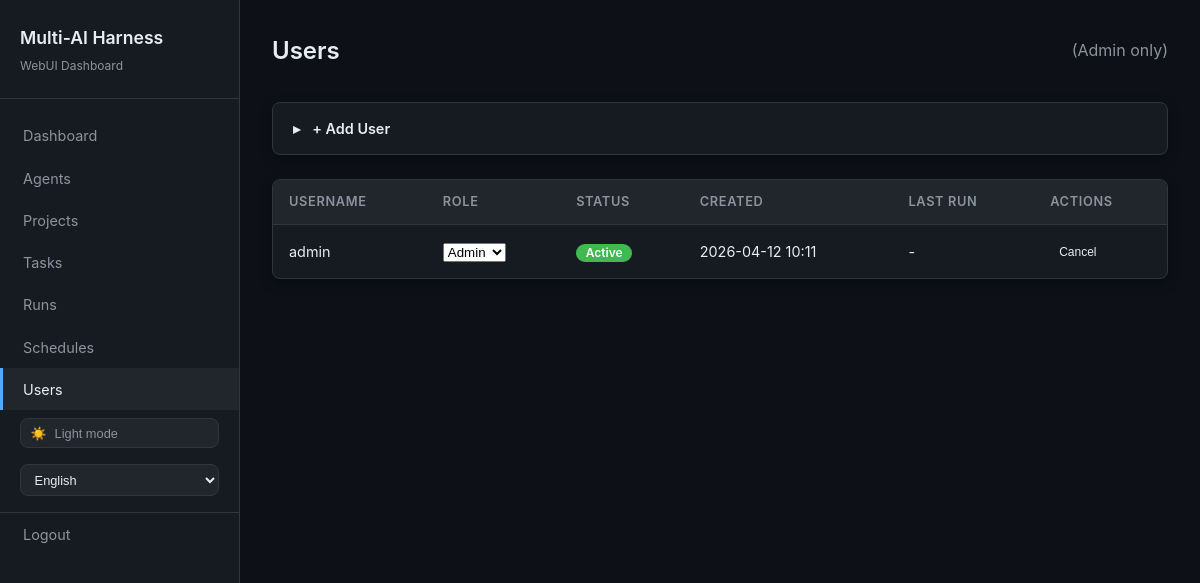
The app's page /users (signed in) with its own data.
### webui/app/models.py (models this page shows)
class User(Base):
    __tablename__ = "users"
    id = Column(Integer, primary_key=True, index=True, autoincrement=True)
    username = Column(String(100), nullable=False, unique=True)
    password_hash = Column(String(255), nullable=False)
    role = Column(String(50), nullable=False, default="viewer")  # admin / editor / viewer
    is_active = Column(Boolean, nullable=False, default=True)
    created_at = Column(DateTime, nullable=False, default=datetime.utcnow)
    last_login_at = Column(DateTime, nullable=True)

### webui/app/routers/users.py (the view)
@router.get("", response_class=HTMLResponse)
async def users_page(
    request: Request,
    db: Session = Depends(get_db),
    user=Depends(get_current_user),
    lang: str | None = Cookie(default=None)
):
    if not can_admin(user):
        raise HTTPException(status_code=403, detail="権限が不足しています")
    init_db()
    users = db.query(User).order_by(User.created_at.desc()).all()
    return templates.TemplateResponse(request, "users.html", _ctx(request, lang, {
        "users": users, "user": user
    }))

### webui/app/templates/users.html (shortened to what this page needs)
{% extends "base.html" %}
{% block content %}
<div class="page-header">
    <h2>{{ t('users') }}</h2>
    <span class="text-muted small">({{ t('admin_only') }})</span>
</div>
<details class="mb-3">
    <summary>{{ t('add_user') }}</summary>
</details>
<div id="users-list" hx-get="/users/list" hx-trigger="load, reloadUsers from:body">
    <div class="table-wrapper">
        <table class="table">
            <thead>
                <tr>
                    <th>{{ t('username') }}</th>
                    <th>{{ t('user_role') }}</th>
                    <th>{{ t('status') }}</th>
                    <th>{{ t('created') }}</th>
                    <th>{{ t('last_run') }}</th>
                    <th>{{ t('actions') }}</th>
                </tr>
            </thead>
            <tbody>
                {% for u in users %}
                <tr id="user-{{ u.id }}">
                    <td>{{ u.username }}</td>
                    <td>
                        <select hx-put="/users/{{ u.id }}/role"
                                hx-trigger="change"
                                hx-target="#users-list"
                                hx-swap="outerHTML"
                                name="role">
                            <option value="admin" {% if u.role == 'admin' %}selected{% endif %}>{{ t('role_admin') }}</option>
                        </select>
                    </td>
                    <td>
                        <span class="badge {% if u.is_active %}badge-completed{% else %}badge-failed{% endif %}">
                            {% if u.is_active %}{{ t('active') }}{% else %}{{ t('failed') }}{% endif %}
                        </span>
                    </td>
                    <td>{{ u.created_at.strftime('%Y-%m-%d %H:%M') if u.created_at else '-' }}</td>
                    <td>{{ u.last_login_at.strftime('%Y-%m-%d %H:%M') if u.last_login_at else '-' }}</td>
                    <td>
                        <button class="btn btn-sm"
                                hx-post="/users/{{ u.id }}/toggle"
                                hx-target="#users-list"
                                hx-swap="outerHTML">
                            {% if u.is_active %}{{ t('cancel') }}{% else %}{{ t('run') }}{% endif %}
                        </button>
                    </td>
                </tr>
                {% endfor %}
            </tbody>
        </table>
    </div>
</div>
{% endblock %}

### webui/static/style.css (style rules this page uses)
:root { --color-bg: #0d1117; --color-bg-secondary: #161b22; --color-bg-tertiary: #21262d; --color-border: #30363d; --color-text: #e6edf3; --color-text-muted: #8b949e; --color-accent: #58a6ff; --color-accent-hover: #79b8ff; --color-success: #3fb950; --color-danger: #f85149; --color-warning: #d29922; --color-pending: #8b949e; --color-running: #58a6ff; --color-completed: #3fb950; --color-failed: #f85149; --sidebar-width: 240px; --radius: 8px; --shadow: 0 4px 12px rgba(0, 0, 0, 0.4); --transition: 0.2s ease; }
body, .sidebar, .stat-card, .table-wrapper, details, .form-group input, .form-group textarea, .form-group select, .log-block, .hamburger { transition: background-color 0.25s ease, border-color 0.25s ease, color 0.25s ease, transform 0.3s ease, opacity 0.3s ease; }
*, *::before, *::after { box-sizing: border-box; margin: 0; padding: 0; }
html { font-size: 16px; scroll-behavior: smooth; }
body { font-family: -apple-system, BlinkMacSystemFont, "Segoe UI", Helvetica, Arial, sans-serif; background-color: var(--color-bg); color: var(--color-text); line-height: 1.6; min-height: 100vh; }
.page-header { margin-bottom: 2rem; display: flex; justify-content: space-between; align-items: center; }
.page-header h2 { font-size: 1.5rem; font-weight: 600; }
.table-wrapper { background-color: var(--color-bg-secondary); border: 1px solid var(--color-border); border-radius: var(--radius); overflow-x: auto; overflow-y: hidden; -webkit-overflow-scrolling: touch; box-shadow: var(--shadow); margin-bottom: 1.5rem; }
.table-wrapper table { width: max-content; min-width: 100%; table-layout: auto; border-collapse: collapse; }
.table-wrapper thead { background-color: var(--color-bg-tertiary); }
.table-wrapper th { padding: 0.75rem 1rem; text-align: left; font-size: 0.8rem; text-transform: uppercase; letter-spacing: 0.05em; color: var(--color-text-muted); font-weight: 600; border-bottom: 1px solid var(--color-border); }
.table-wrapper td { padding: 0.85rem 1rem; border-bottom: 1px solid var(--color-border); font-size: 0.9rem; vertical-align: middle; white-space: nowrap; }
.table-wrapper tr:last-child td { border-bottom: none; }
.badge { display: inline-flex; align-items: center; justify-content: center; padding: 0.2rem 0.6rem; border-radius: 999px; font-size: 0.75rem; font-weight: 600; line-height: 1; }
.badge-completed { background-color: var(--color-completed); color: #fff; }
.btn { display: inline-flex; align-items: center; justify-content: center; padding: 0.5rem 1rem; font-size: 0.85rem; font-weight: 500; line-height: 1.2; border-radius: var(--radius); border: 1px solid transparent; cursor: pointer; transition: all var(--transition); background: none; color: var(--color-text); }
.btn-sm { padding: 0.25rem 0.5rem; font-size: 0.75rem; }
details { background-color: var(--color-bg-secondary); border: 1px solid var(--color-border); border-radius: var(--radius); margin-bottom: 1rem; box-shadow: var(--shadow); }
details summary { padding: 0.85rem 1.25rem; cursor: pointer; font-weight: 600; font-size: 0.9rem; user-select: none; list-style: none; display: flex; align-items: center; }
details summary::before { content: "▸"; margin-right: 0.75rem; transition: transform 0.2s ease; display: inline-block; }
.text-muted { color: var(--color-text-muted); }
.mb-3 { margin-bottom: 1.5rem; }

### records on screen
User: username "admin", role "Admin", t "Active", created_at "2026-04-12 10:11", last_login_at "-", t "Cancel"

### other values on screen
{{ t('webui_subtitle') }} "WebUI Dashboard"
{{ t('dashboard') }} "Dashboard"
{{ t('agents') }} "Agents"
{{ t('projects') }} "Projects"
{{ t('tasks') }} "Tasks"
{{ t('runs') }} "Runs"
{{ t('schedules') }} "Schedules"
{{ t('users') }} "Users"
{{ t('logout') }} "Logout"
{{ t('admin_only') }} "Admin only"
{{ t('add_user') }} "+ Add User"
{{ t('username') }} "USERNAME"
{{ t('user_role') }} "ROLE"
{{ t('status') }} "STATUS"
{{ t('created') }} "CREATED"
